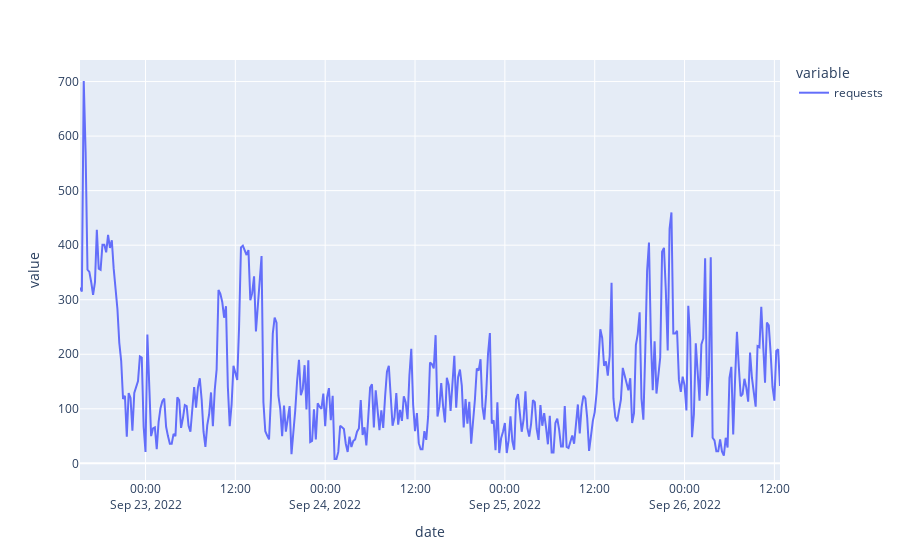

Notebook code cell kept with this figure:
### Markdown cell above
### Plotting raw values

### Code cell
alllogdf.plot(x="date", y=["requests"], kind="line")

### Figure 1 — Plotly figure (JSON) as saved in the notebook; plotly's stock layout.template omitted (floating-point values rounded to 4 significant figures; data arrays with more than 128 entries replaced by an {"elided": "..."} marker saying what was removed)
{"data": [{"hovertemplate": "variable=requests<br>date=%{x}<br>value=%{y}<extra></extra>", "legendgroup": "requests", "line": {"color": "#636efa", "dash": "solid"}, "marker": {"symbol": "circle"}, "mode": "lines", "name": "requests", "orientation": "v", "showlegend": true, "type": "scatter", "x": {"elided": "375 str values"}, "xaxis": "x", "y": {"elided": "375 int values"}, "yaxis": "y"}], "layout": {"legend": {"title": {"text": "variable"}, "tracegroupgap": 0}, "margin": {"t": 60}, "xaxis": {"anchor": "y", "domain": [0, 1], "title": {"text": "date"}}, "yaxis": {"anchor": "x", "domain": [0, 1], "title": {"text": "value"}}}}
